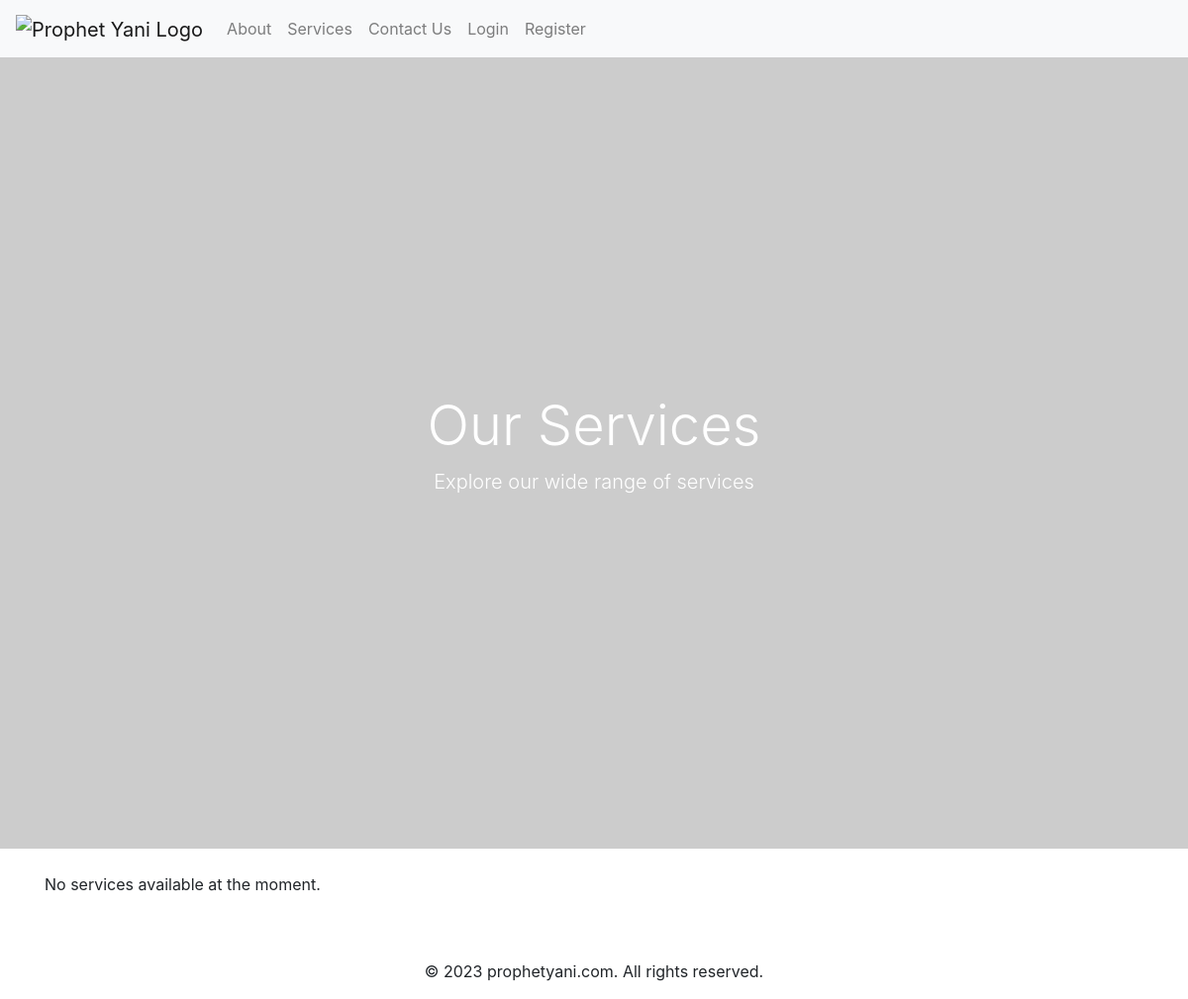
Page /services on the earlier database version.
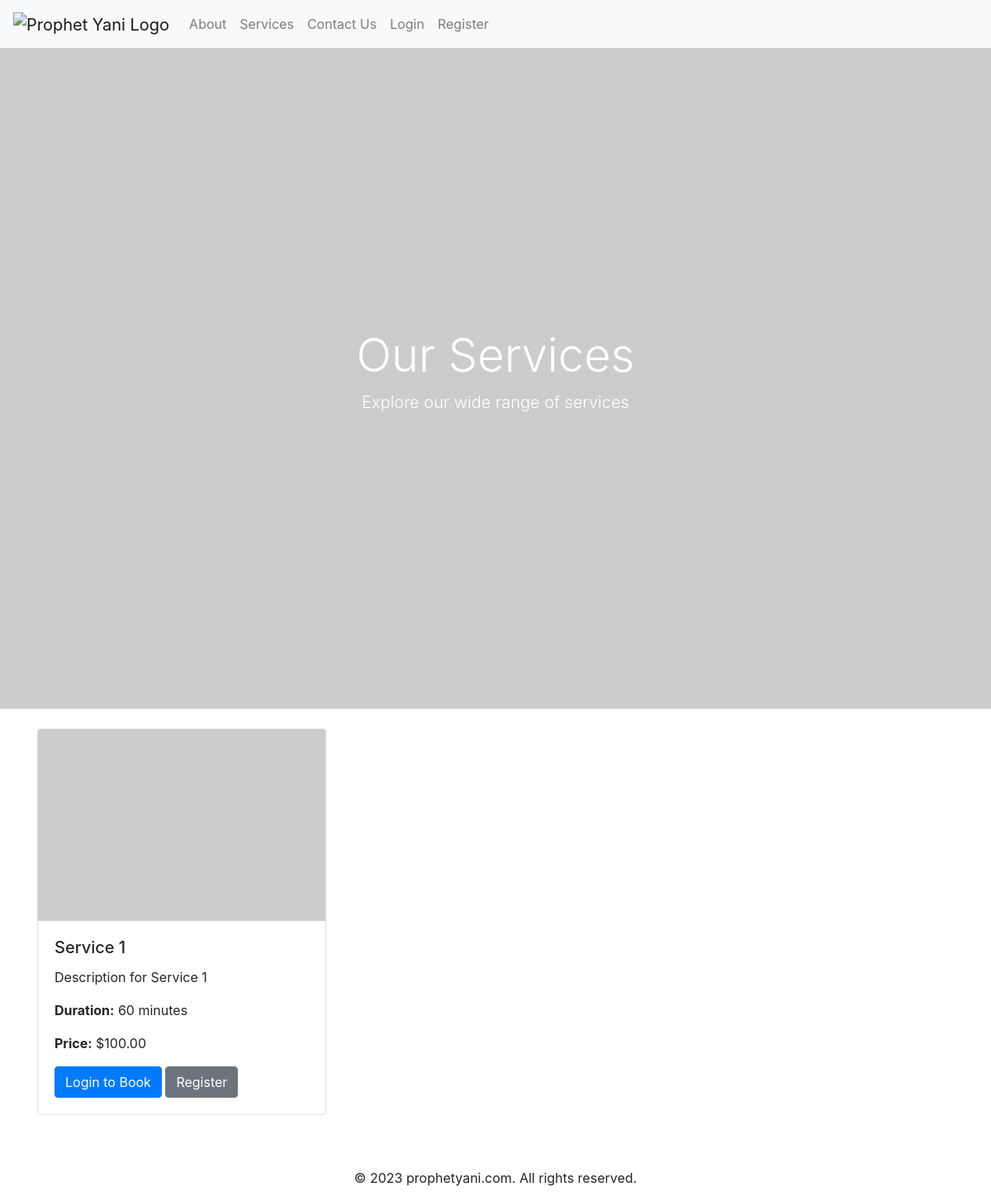
Same page on the later database version.
### models.py (models this page shows)
class Service(db.Model):
    id = db.Column(db.Integer, primary_key=True)
    name = db.Column(db.String(100), nullable=False)
    description = db.Column(db.Text)
    duration = db.Column(db.Integer)
    price = db.Column(db.Numeric(10, 2))
    image_url = db.Column(db.String(255))
    type = db.Column(db.String(50))
    location_id = db.Column(db.Integer, db.ForeignKey('location.id'))
    donation_percentage = db.Column(db.Numeric(5, 2))
    bookings = db.relationship('Booking', backref='service', lazy=True)
    donations = db.relationship('Donation', backref='service', lazy=True)

### blueprints/general_routes.py (the view)
@general_blueprint.route('/services')
def services():
    all_services = ServiceManager.list_all_services()
    return render_template(
        'services.html',
        metadata=home_page_content['meta'],
        services=all_services,
        footer=about_page_content['footer']
    )

### lib/service_manager.py (called while the page is built)
    @staticmethod
    def list_all_services():
        return Service.query.all()

### templates/services.html (shortened to what this page needs)
{% extends "base.html" %}
{% block header %}
<header class="header-section">
    <div class="container text-center py-5">
        <h1 class="display-4">Our Services</h1>
        <p class="lead">Explore our wide range of services</p>
    </div>
</header>
{% endblock %}
{% block content %}
<div class="container mt-4">
    <div class="row">
        {% for service in services %}
            {% include 'services/service_card.html' with context %}
        {% else %}
            <div class="col-12">
                <p>No services available at the moment.</p>
            </div>
        {% endfor %}
    </div>
</div>
{% endblock %}

### templates/base.html (shortened to what this page needs)
<!DOCTYPE html>
<html lang="en">
<head>
    <link href="https://stackpath.bootstrapcdn.com/bootstrap/4.3.1/css/bootstrap.min.css" rel="stylesheet">
    <link rel="stylesheet" href="https://jonathanksullivan.github.io/prophet-yani/homepage.css">
</head>
<body>
    <header class="text-center">
    {% include "base/navbar.html" %}
        {% block header %}{% endblock %}
    </header>
    <main>
        {% block content %}{% endblock %}
    </main>
    <footer class="text-center mt-5">
        <p>{{ footer.text | safe }}</p>
    </footer>
</body>
</html>

### templates/base/navbar.html (shortened to what this page needs)
<nav class="navbar navbar-expand-lg navbar-light bg-light opaque">
    <a class="navbar-brand" href="{{ url_for('general_blueprint.home') }}">
        <img src="https://jonathanksullivan.github.io/prophet-yani/image/logo.webp" alt="Prophet Yani Logo" class="img-fluid" style="max-height: 50px;">
    </a>
    <div class="collapse navbar-collapse" id="navbarNav">
        <ul class="navbar-nav">
            <li class="nav-item">
                <a class="nav-link" href="{{ url_for('general_blueprint.about') }}">
                     About
                </a>
            </li>
            <li class="nav-item">
                <a class="nav-link" href="{{ url_for('general_blueprint.services') }}">
                     Services
                </a>
            </li>
            <li class="nav-item">
                <a class="nav-link" href="{{ url_for('general_blueprint.contact') }}">
                     Contact Us
                </a>
            </li>
            {% if not session.get('user_id') %}
                <li class="nav-item">
                    <a class="nav-link" href="{{ url_for('user_blueprint.login') }}">
                         Login
                    </a>
                </li>
                <li class="nav-item">
                    <a class="nav-link" href="{{ url_for('user_blueprint.register_user') }}">
                         Register
                    </a>
                </li>
            {% endif %}
        </ul>
    </div>
</nav>

### templates/services/service_card.html (shortened to what this page needs)
<div class="col-md-4 mb-3">
    <div class="card h-100 service-card"  data-service-id="{{ service.id }}">
        {% if service.image_url %}
            <img src="{{ service.image_url }}" class="card-img-top" alt="{{ service.name }}">
        {% else %}
            <img src="path/to/default/image.jpg" class="card-img-top" alt="Default Image">
        {% endif %}
        <div class="card-body">
            <h5 class="card-title">{{ service.name }}</h5>
            <p class="card-text">{{ service.description }}</p>
            <p class="card-text"><strong>Duration:</strong> {{ service.duration }} minutes</p>
            <p class="card-text"><strong>Price:</strong> ${{ service.price }}</p>
            {% if session.get('user_id') %}
                <button type="button" class="btn btn-primary" data-toggle="modal" data-target="#calendarModal-{{ service.id }}">
                    Book {{ service.name }}
                </button>
            {% else %}
                <a href="{{ url_for('user_blueprint.login') }}" class="btn btn-primary">Login to Book</a>
                <a href="{{ url_for('user_blueprint.register_user') }}" class="btn btn-secondary">Register</a>
            {% endif %}
        </div>
    </div>
</div>

### templates/base.html (style rules this page uses)
.navbar { position: sticky; top: 0; background-color: transparent; transition: background-color 0.3s ease; }
.navbar.opaque { background-color: rgba(255, 255, 255, 0.9); }

### templates/services.html (style rules this page uses)
.service-card { transition: transform 0.3s ease, box-shadow 0.3s ease; }
.header-section { background: url("https://placehold.co/400") no-repeat center center; background-size: cover; height: 100vh; text-align: center; display: flex; flex-direction: column; align-items: center; justify-content: center; color: white; }

Differences in the rows shown:
added Service: name "Service 1", description "Description for Service 1", duration "60", price "100.00"
Other differences:
text no longer shown: "No services available at the moment."
